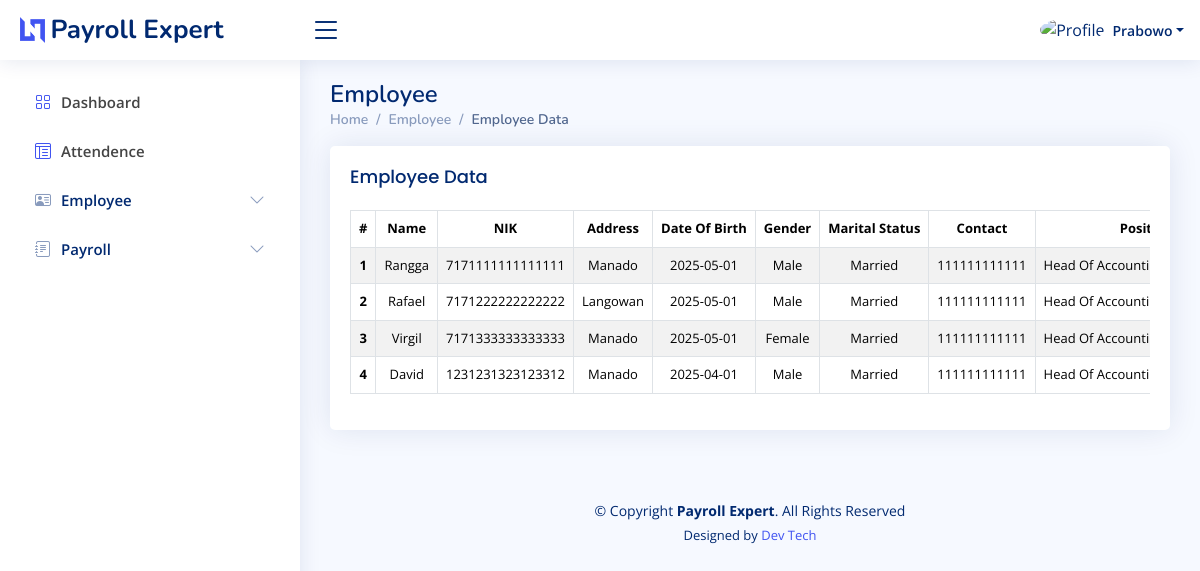
Before: /index.php?page=employee (signed in) with the older database file.
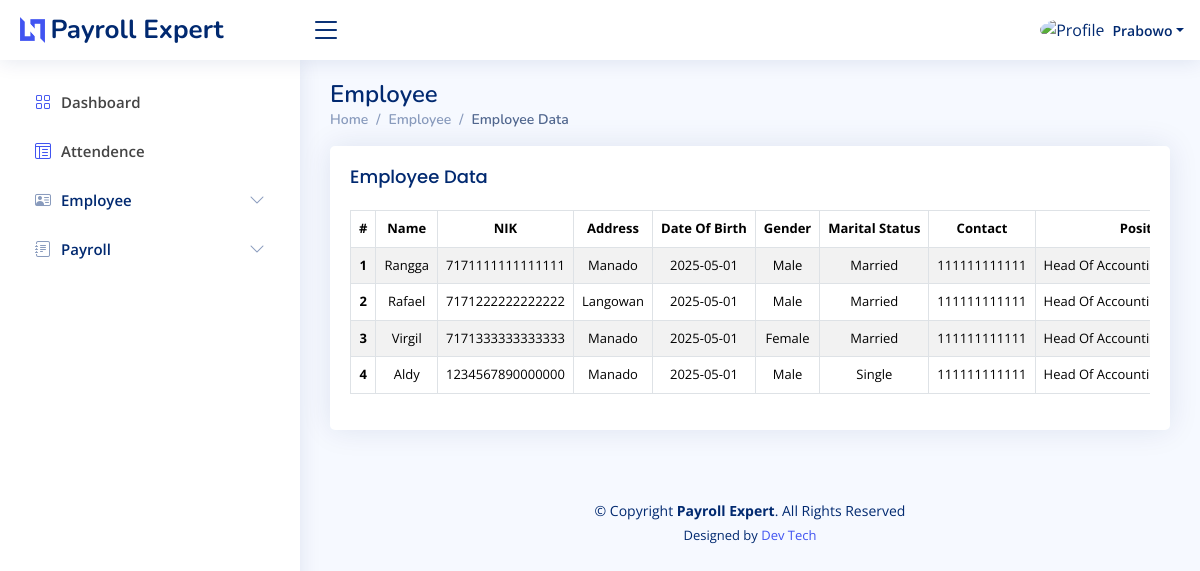
After: the same page with the newer database file.
### tables this page shows
CREATE TABLE `employee_table` (
  `id` int NOT NULL,
  `name` varchar(50) NOT NULL,
  `nik` bigint NOT NULL,
  `address` text NOT NULL,
  `date_of_birth` date NOT NULL,
  `gender` varchar(6) NOT NULL,
  `marital_status` varchar(10) NOT NULL,
  `contact` bigint NOT NULL,
  `position` varchar(50) NOT NULL,
  `department` varchar(20) NOT NULL,
  `employement_type` varchar(20) NOT NULL,
  `hire_date` date NOT NULL,
  `employee_id` varchar(20) NOT NULL,
  `npwp` bigint NOT NULL,
  `dependent_status` varchar(5) NOT NULL,
  `bpjs_number` varchar(20) NOT NULL,
  `base_salary` int NOT NULL,
  `bank_account_number` varchar(20) NOT NULL
);

### layout/hr/employee.php (the view, shortened to what this page needs)
<div class="pagetitle">
    <h1>Employee</h1>
    <nav>
        <ol class="breadcrumb">
            <li class="breadcrumb-item"><a href="?page=dashboard">Home</a></li>
            <li class="breadcrumb-item">Employee</li>
            <li class="breadcrumb-item active">Employee Data</li>
        </ol>
    </nav>
</div>
<section class="section">
    <div class="row">
        <div class="col-lg-12">
            <div class="card">
                <div class="card-body">
                    <h5 class="card-title">Employee Data</h5>
                    <div class="table-responsive">
                        <table class="table table-striped table-bordered">
                            <thead>
                                <tr>
                                    <th>#</th>
                                    <th>Name</th>
                                    <th>NIK</th>
                                    <th>Address</th>
                                    <th>Date Of Birth</th>
                                    <th>Gender</th>
                                    <th>Marital Status</th>
                                    <th>Contact</th>
                                    <th>Position</th>
                                </tr>
                            </thead>
                            <tbody style="text-transform: capitalize;">
                                <?php
                                $countRows = 1;
                                foreach ($dataEmployee as $row) {
                                ?>
                                    <tr>
                                        <th><?php echo $countRows++; ?></th>
                                        <td><?php echo $row['name']; ?></td>
                                        <td><?php echo $row['nik']; ?></td>
                                        <td><?php echo $row['address']; ?></td>
                                        <td><?php echo $row['date_of_birth']; ?></td>
                                        <td><?php echo $row['gender']; ?></td>
                                        <td><?php echo $row['marital_status']; ?></td>
                                        <td><?php echo $row['contact']; ?></td>
                                        <td><?php echo $row['position']; ?></td>
                                    </tr>
                                <?php
                                }
                                ?>
                            </tbody>
                        </table>
                    </div>
                </div>
            </div>
        </div>
    </div>
</section>

### index.php (shortened to what this page needs)
<?php
require './config/connection.php';
$name = $_SESSION['uname'];
$role = $_SESSION['ulevel'];
$page = $_GET['page'] ?? 'dashboard';
$dataEmployee = mysqli_query($conn, "SELECT * FROM employee_table");
?>
<!DOCTYPE html>
<html lang="en">
<?php include './component/head.php'; ?>
<body>
    <?php
    if ($role == 'admin') {
        include './component/nav.php';
    } elseif ($role == 'manager') {
        include './component/nav-manager.php';
    } elseif ($role == 'human resource') {
        include './component/nav-hr.php';
    }
    ?>
    <main id="main" class="main">
        <?php
        if ($role == 'admin') {
            switch ($page) {
                case 'dashboard':
                    include './layout/admin/dashboard.php';
                    break;
                case 'user':
                    include './layout/admin/form-user.php';
                    break;
                case 'users':
                    include './layout/admin/users.php';
                    break;
                case 'update-user':
                    include './layout/admin/form-update-user.php';
                    break;
                default:
                    include './pages-error-404.php';
                    break;
            }
        } elseif ($role == 'human resource') {
            switch ($page) {
                case 'employee':
                    include './layout/hr/employee.php';
                    break;
            }
        } else {
            include './pages-error-404.php';
        }
        ?>
    </main>
    <?php include './component/footer.php'; ?>
</body>
</html>

### component/head.php (shortened to what this page needs)
<head>
    <link href="assets/vendor/bootstrap/css/bootstrap.min.css" rel="stylesheet">
    <link href="assets/vendor/bootstrap-icons/bootstrap-icons.css" rel="stylesheet">
    <link href="assets/vendor/boxicons/css/boxicons.min.css" rel="stylesheet">
    <link href="assets/vendor/quill/quill.snow.css" rel="stylesheet">
    <link href="assets/vendor/quill/quill.bubble.css" rel="stylesheet">
    <link href="assets/vendor/remixicon/remixicon.css" rel="stylesheet">
    <link href="assets/vendor/simple-datatables/style.css" rel="stylesheet">
    <link href="assets/css/style.css" rel="stylesheet">
</head>

### component/nav-hr.php (shortened to what this page needs)
<header id="header" class="header fixed-top d-flex align-items-center">
  <div class="d-flex align-items-center justify-content-between">
    <a href="#" class="logo d-flex align-items-center">
      <img src="assets/img/logo.png" alt="" />
      <span class="d-none d-lg-block">Payroll Expert</span>
    </a>
    <i class="bi bi-list toggle-sidebar-btn"></i>
  </div>
  <nav class="header-nav ms-auto">
    <ul class="d-flex align-items-center">
      <li class="nav-item dropdown pe-3">
        <a
          class="nav-link nav-profile d-flex align-items-center pe-0"
          href="#"
          data-bs-toggle="dropdown">
          <img
            src="assets/img/human.png"
            alt="Profile"
            class="rounded-circle" />
          <span class="d-none d-md-block dropdown-toggle ps-2"><?php echo $name; ?></span> </a>
      </li>
    </ul>
  </nav>
</header>
<aside id="sidebar" class="sidebar">
  <ul class="sidebar-nav" id="sidebar-nav">
    <li class="nav-item">
      <a class="nav-link" href="?page=dashboard">
        <i class="bi bi-grid"></i>
        <span>Dashboard</span>
      </a>
    </li>
    <li class="nav-item">
      <a class="nav-link" href="?page=attendence">
        <i class="bi bi-layout-text-window-reverse"></i>
        <span>Attendence</span>
      </a>
    </li>
    <li class="nav-item">
      <a class="nav-link collapsed" data-bs-target="#employee-nav" data-bs-toggle="collapse" href="#">
        <i class="bi bi-person-vcard"></i></i><span>Employee</span><i class="bi bi-chevron-down ms-auto"></i>
      </a>
    </li>
    <li class="nav-item">
      <a class="nav-link collapsed" data-bs-target="#payroll-nav" data-bs-toggle="collapse" href="#">
        <i class="bi bi-journal-text"></i><span>Payroll</span><i class="bi bi-chevron-down ms-auto"></i>
      </a>
    </li>
  </ul>
</aside>

### component/footer.php (shortened to what this page needs)
<footer id="footer" class="footer">
    <div class=" copyright">
        &copy; Copyright <strong><span>Payroll Expert</span></strong>. All Rights Reserved
    </div>
    <div class="credits">
        Designed by <a href="#">Dev Tech</a>
    </div>
</footer>

### assets/css/style.css (style rules this page uses)
:root { scroll-behavior: smooth; }
body { font-family: "Open Sans", sans-serif; background: #f6f9ff; color: #444444; }
a { color: #4154f1; text-decoration: none; }
h1, h2, h3, h4, h5, h6 { font-family: "Nunito", sans-serif; }
#main { margin-top: 60px; padding: 20px 30px; transition: all 0.3s; }
.pagetitle { margin-bottom: 10px; }
.pagetitle h1 { font-size: 24px; margin-bottom: 0; font-weight: 600; color: #012970; }
.card { margin-bottom: 30px; border: none; border-radius: 5px; box-shadow: 0px 0 30px rgba(1, 41, 112, 0.1); }
.card-title { padding: 20px 0 15px 0; font-size: 18px; font-weight: 500; color: #012970; font-family: "Poppins", sans-serif; }
.card-body { padding: 0 20px 20px 20px; }
.breadcrumb { font-size: 14px; font-family: "Nunito", sans-serif; color: #899bbd; font-weight: 600; }
.breadcrumb a { color: #899bbd; transition: 0.3s; }
.breadcrumb .breadcrumb-item::before { color: #899bbd; }
.breadcrumb .active { color: #51678f; font-weight: 600; }
.logo { line-height: 1; }
@media (min-width: 1200px) { .logo { width: 280px; } }
.logo img { max-height: 26px; margin-right: 6px; }
.logo span { font-size: 26px; font-weight: 700; color: #012970; font-family: "Nunito", sans-serif; }
.header { transition: all 0.5s; z-index: 997; height: 60px; box-shadow: 0px 2px 20px rgba(1, 41, 112, 0.1); background-color: #fff; padding-left: 20px; }
.header .toggle-sidebar-btn { font-size: 32px; padding-left: 10px; cursor: pointer; color: #012970; }
.header-nav ul { list-style: none; }
.header-nav > ul { margin: 0; padding: 0; }
.header-nav .nav-profile { color: #012970; }
.header-nav .nav-profile img { max-height: 36px; }
.header-nav .nav-profile span { font-size: 14px; font-weight: 600; }
.sidebar { position: fixed; top: 60px; left: 0; bottom: 0; width: 300px; z-index: 996; transition: all 0.3s; padding: 20px; overflow-y: auto; scrollbar-width: thin; scrollbar-color: #aab7cf transparent; box-shadow: 0px 0px 20px rgba(1, 41, 112, 0.1); background-color: #fff; }
@media (min-width: 1200px) { #main, #footer { margin-left: 300px; } }
.sidebar-nav { padding: 0; margin: 0; list-style: none; }
.sidebar-nav li { padding: 0; margin: 0; list-style: none; }
.sidebar-nav .nav-item { margin-bottom: 5px; }
.sidebar-nav .nav-link { display: flex; align-items: center; font-size: 15px; font-weight: 600; transition: 0.3; padding: 10px 15px; border-radius: 4px; }
.sidebar-nav .nav-link i { font-size: 16px; margin-right: 10px; color: #4154f1; }
.sidebar-nav .nav-link.collapsed { color: #012970; background: #fff; }
.sidebar-nav .nav-link.collapsed i { color: #899bbd; }
.sidebar-nav .nav-link .bi-chevron-down { margin-right: 0; transition: transform 0.2s ease-in-out; }
.footer { padding: 20px 0; font-size: 14px; transition: all 0.3s; }
.footer .copyright { text-align: center; color: #012970; }
.footer .credits { padding-top: 5px; text-align: center; font-size: 13px; color: #012970; }

### layout/hr/employee.php (style rules this page uses)
table { font-size: small; text-align: center; }
td, th { white-space: nowrap; }

Changed rows visible on the page:
removed employee_table: name "David", nik "1231231323123312", address "Manado", date_of_birth "2025-04-01", gender "Male", marital_status "Married", contact "111111111111", position "Head Of…"
added employee_table: name "Aldy", nik "1234567890000000", address "Manado", date_of_birth "2025-05-01", gender "Male", marital_status "Single", contact "111111111111", position "Head Of…"
